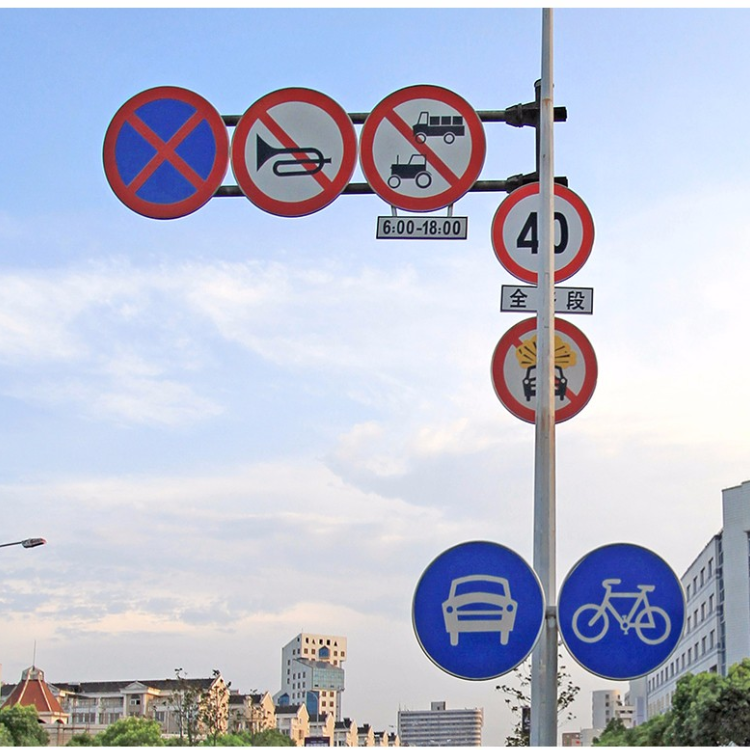
#> input picture PJ-regression/L8/学森课程-机器视觉-2-code/CV2_Code/fig/circle2.jpg, 750 x 750 px
$ python houghcirecle.py
#> lines starting #> are read from the running program, lines starting #| are printed output that depends on the picture; after the words box and inside, x2 and y2 are one past the last pixel; in counts of white or black regions, pixels touching at a corner belong together
import cv2
import numpy as np
import os
from os import path

img_dir = "./fig" # 读取图像路径
save_dir = "./result" # 保存图像路径
os.makedirs(save_dir, exist_ok="True")

image_name = "circle2.jpg" # 读取图像名称，默认会同名保存到save路径中，可以按照需求自己修改
img = cv2.imread(path.join(img_dir,image_name))
#> img is the input picture: shape (750, 750, 3); mean B, G, R 208.6, 190.1, 185.4

gray = cv2.cvtColor(img, cv2.COLOR_BGR2GRAY) #将图像转换为灰度图像
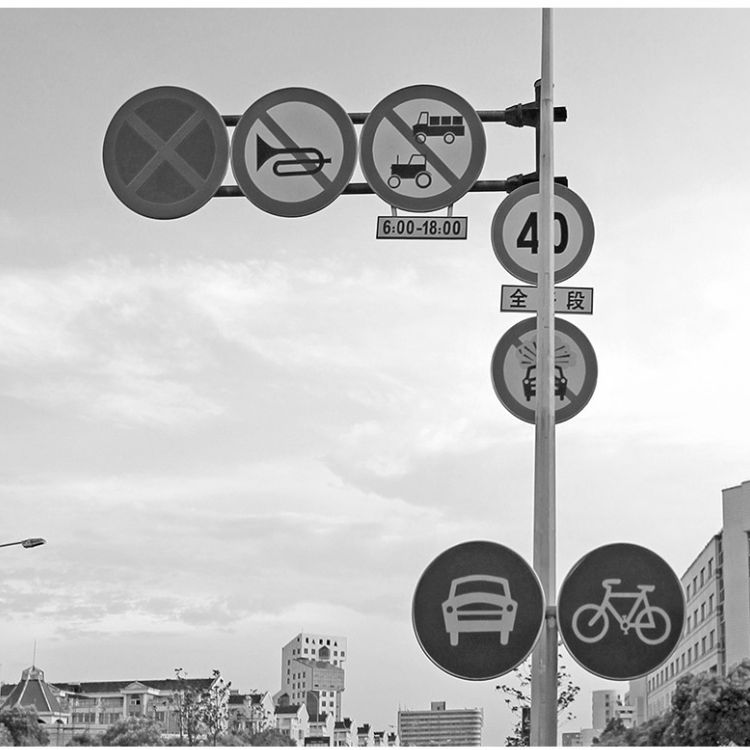
#> gray: shape (750, 750); min 2, max 255, mean 190.8
cv2.imshow("gray",gray)
cv2.waitKey(0)

image=cv2.GaussianBlur(gray,(25,25),2) #高斯滤波降噪
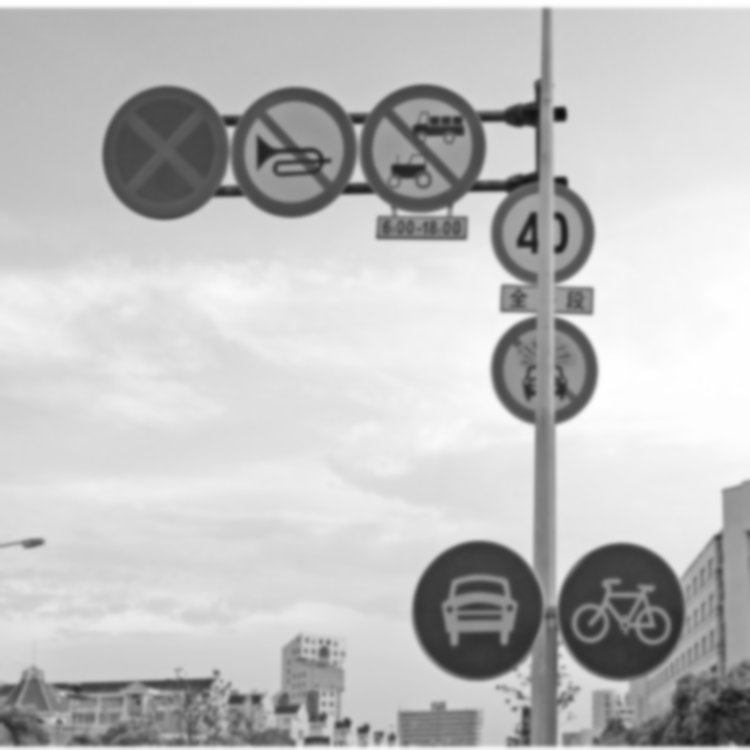
#> image: shape (750, 750); min 13, max 255, mean 190.8
cv2.imshow("gaussian",image)
cv2.waitKey(0)

#edges = cv2.Canny(gray, 100, 200, apertureSize=3)  #利用Canny进行边缘检测
#cv2.imshow("edge",edges)

#********************探究param1、param2、minRadius、maxRadius值对不同图片实验效果的影响***********************************************************
circles = cv2.HoughCircles(image, cv2.HOUGH_GRADIENT, 2, 100,
                           param1=100, param2=100, minRadius=30, maxRadius=60)
#> circles = [[543, 233, 40.6], [295, 153, 51.4], [163, 161, 58.8], [619, 621, 58.8], [543, 369, 40.8], [425, 143, 45.6], [477, 621, 58.8]]
#  param1：100-200
# param2: 20-100
# minRadius: n*10
# maxRadius: n*10
 #*******************************************************************************

if circles is not None:
    circles = np.uint16(np.around(circles))
#> circles = [[543, 233, 41], [295, 153, 51], [163, 161, 59], [619, 621, 59], [543, 369, 41], [425, 143, 46], [477, 621, 59]]
    for i in circles[0, :]:
        center = (i[0], i[1])
        # circle center
        cv2.circle(img, center, 1, (0, 100, 100), 3)
        # circle outline
        radius = i[2]
        cv2.circle(img, center, radius, (255, 0, 255), 3)
#> this loop made 7 passes
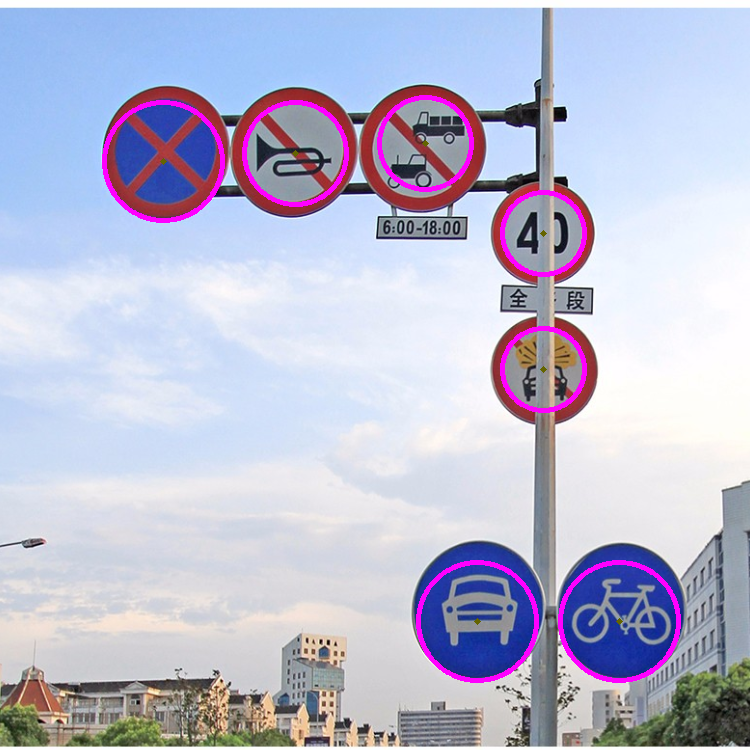
#> img: shape (750, 750, 3); 2.01% of pixels changed, all inside (x1, y1, x2, y2) = (102, 95, 681, 683)

cv2.imshow('img', img)
cv2.imwrite(path.join(save_dir,image_name), img)
cv2.waitKey(0)
cv2.destroyAllWindows()
